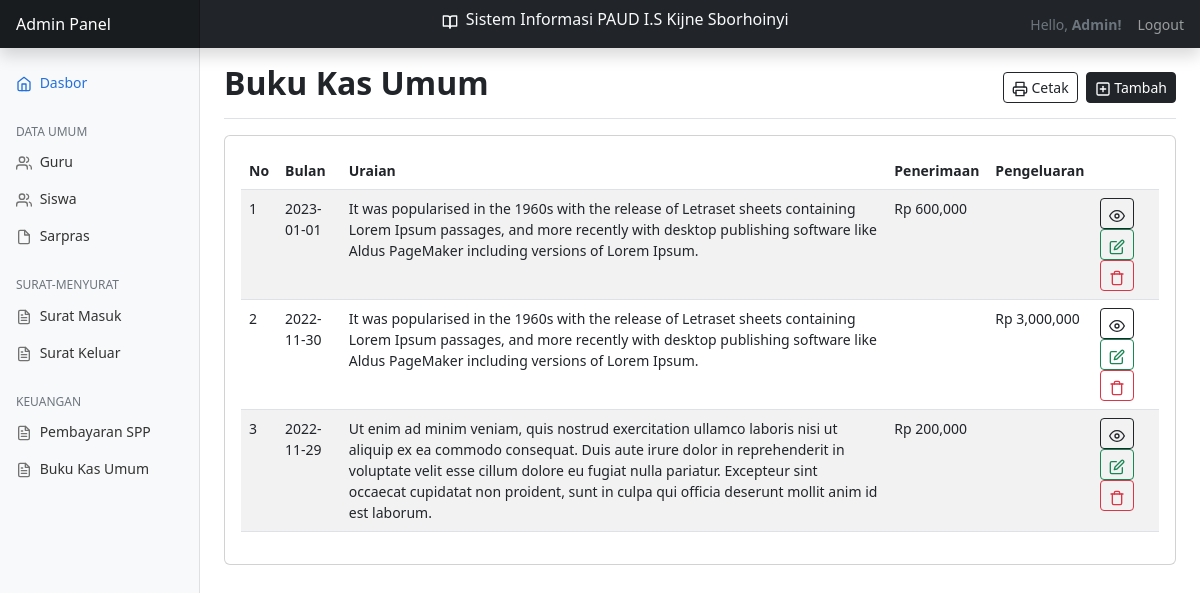
The page /?page=buku-kas-umum (signed in) on the database its author committed.
### tables this page shows
CREATE TABLE `buku_kas_umum` (
  `id` int(11) NOT NULL,
  `tanggal` date NOT NULL,
  `uraian` text NOT NULL,
  `penerimaan` varchar(50) NOT NULL,
  `pengeluaran` varchar(50) NOT NULL
);

### views/buku-kas-umum/baca.php (the view, shortened to what this page needs)
<main class="col-md-9 ms-sm-auto col-lg-10 px-md-4">
    <div class="d-flex justify-content-between flex-wrap flex-md-nowrap align-items-center pt-3 pb-2 mb-3 border-bottom">
        <h1 class="h2 fw-bold">Buku Kas Umum</h1>
        <div class="btn-toolbar mb-2 mb-md-0">
            <a href="./cetak/?data=buku-kas-umum" target="_blank" class="btn btn-sm btn-outline-dark me-2">
                <span data-feather="printer" class="align-text"></span> Cetak
            </a>
            <a href="?page=buku-kas-umum&action=tambah" class="btn btn-sm btn-dark">
                <span data-feather="plus-square" class="align-text"></span> Tambah
            </a>
        </div>
    </div>
    <div class="row">
        <div class="col-12">
            <div class="card">
                <div class="card-body">
                    <div class="row">
                        <div class="col-lg-12">
                            <table id="example" class="table table-striped table-hover" style="width:100%">
                                <thead>
                                    <tr>
                                        <th>No</th>
                                        <th>Bulan</th>
                                        <th>Uraian</th>
                                        <th>Penerimaan</th>
                                        <th>Pengeluaran</th>
                                        <th></th>
                                    </tr>
                                </thead>
                                <tbody>
                                    <?php
                                        include __DIR__ . '../../../config/database.php';
                                        $rows = mysqli_query($conn, "SELECT * FROM buku_kas_umum ORDER BY id DESC");
                                        $i = 1;
                                    ?>
                                    <?php foreach ($rows as $row) : ?>
                                    <tr>
                                        <td><?php echo $i++; ?></td>
                                        <td><?php echo $row["tanggal"]; ?></td>
                                        <td><?php echo $row["uraian"]; ?></td>
                                        <td><?php if($row["penerimaan"] != ''){echo 'Rp '. number_format($row["penerimaan"]);} else {echo '';} ?></td>
                                        <td><?php if($row["pengeluaran"] != ''){echo 'Rp '. number_format($row["pengeluaran"]);} else {echo '';} ?></td>
                                        <td>
                                            <a href="?page=buku-kas-umum&action=detail&id=<?php echo $row["id"];  ?>" class="btn btn-sm btn-outline-dark"><span data-feather="eye" class="align-text"></span></a>
                                            <a href="?page=buku-kas-umum&action=ubah&id=<?php echo $row["id"];  ?>" class="btn btn-sm btn-outline-success"><span data-feather="edit" class="align-text"></span></a>
                                            <a href="./process/buku-kas-umum/hapus.php?id=<?php echo $row["id"];  ?>" onclick="return confirm_delete()" class="btn btn-sm btn-outline-danger" onClick="return confirm(Anda yakin ingin hapus?)"><span data-feather="trash" class="align-text"></span></a>
                                        </td>
                                    </tr>
                                    <?php endforeach; ?>
                                </tbody>
                            </table>
                        </div>
                    </div>
                </div>
            </div>
        </div>
    </div>
</main>

### assets/css/style.css (style rules this page uses)
body { font-size: .875rem; }
.feather { width: 16px; height: 16px; }

### rows shown on the page
buku_kas_umum: tanggal "2023-01-01", uraian "It was popularised in the 1960s with the release of Letraset sheets containing Lorem Ipsum passages, and more recently with desktop publishing software like Aldus PageMaker including versions of Lorem Ipsum.", penerimaan "600,000"
buku_kas_umum: tanggal "2022-11-30", uraian "It was popularised in the 1960s with the release of Letraset sheets containing Lorem Ipsum passages, and more recently with desktop publishing software like Aldus PageMaker including versions of Lorem Ipsum.", pengeluaran "3,000,000"
buku_kas_umum: tanggal "2022-11-29", uraian "Ut enim ad minim veniam, quis nostrud exercitation ullamco laboris nisi ut aliquip ex ea commodo consequat. Duis aute irure dolor in reprehenderit in voluptate velit esse cillum dolore eu fugiat nulla pariatur. Excepteur sint occaecat cupidatat non proident, sunt in culpa qui officia deserunt mollit anim id est laborum.", penerimaan "200,000"
